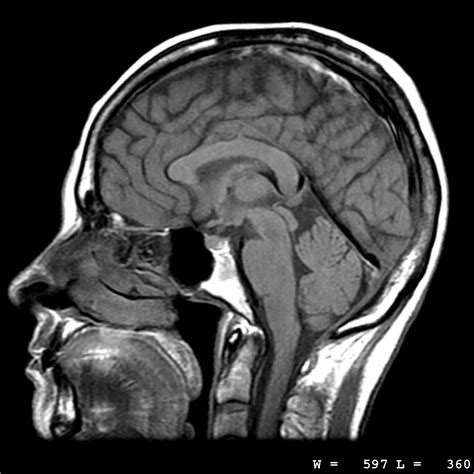
#> input picture assets/brain-scan.jpeg, 474 x 474 px
$ jupyter execute lab2_4.ipynb
#> lines starting #> are read from the running program, lines starting #| are printed output that depends on the picture
[cell 1]
import cv2
import numpy as np
import matplotlib.pyplot as plt

[cell 2]
def plot_image(original, dilated, eroded, gradient):
    plt.figure(figsize=(20, 5))
    plt.subplot(1, 4, 1)
    plt.title('Imagen Original')
    plt.imshow(original, cmap='gray')
    plt.axis('off')

    plt.subplot(1, 4, 2)
    plt.title('Imagen Dilatada')
    plt.imshow(dilated, cmap='gray')
    plt.axis('off')

    plt.subplot(1, 4, 3)
    plt.title('Imagen Erosionada')
    plt.imshow(eroded, cmap='gray')
    plt.axis('off')

    plt.subplot(1, 4, 4)
    plt.title('Gradiente Morfológico')
    plt.imshow(gradient, cmap='gray')
    plt.axis('off')

    plt.show()

[cell 3]
imagen = cv2.imread('assets/brain-scan.jpeg', cv2.IMREAD_GRAYSCALE)
#> imagen: shape (474, 474); min 0, max 255, mean 63
elemento_estructurante = cv2.getStructuringElement(cv2.MORPH_RECT, (5, 5))
imagen_dilatada = cv2.dilate(imagen, elemento_estructurante)
imagen_erosionada = cv2.erode(imagen, elemento_estructurante)
gradiente_morfologico = cv2.subtract(imagen_dilatada, imagen_erosionada)
plot_image(imagen, imagen_dilatada, imagen_erosionada, gradiente_morfologico)
#> in plot_image, `plt.show()`:
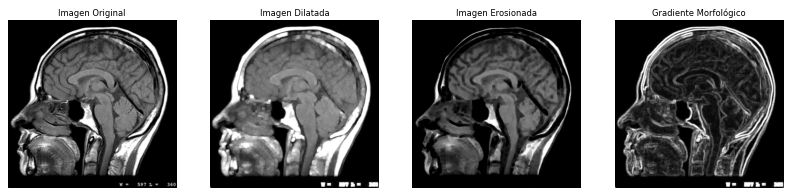
#> figure drawn by matplotlib, 4 panels

[cell 4]
imagen = cv2.imread('assets/rice.jpg', cv2.IMREAD_GRAYSCALE)
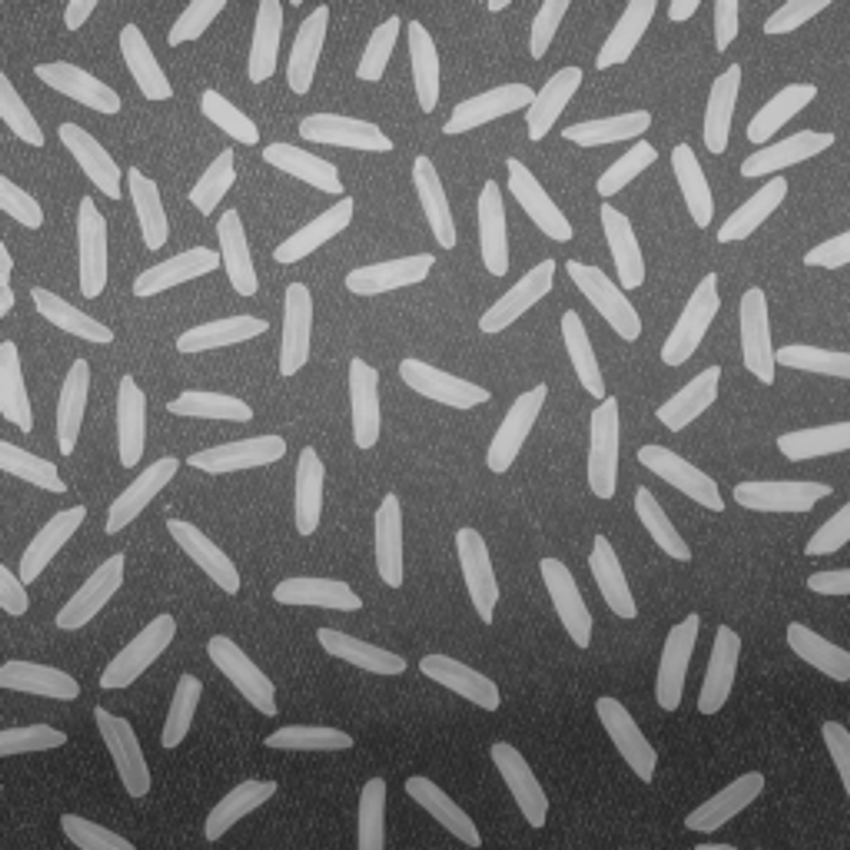
#> input picture assets/rice.jpg, 850 x 850 px
#> imagen is the input picture: shape (850, 850); min 36, max 207, mean 111.3
elemento_estructurante = cv2.getStructuringElement(cv2.MORPH_RECT, (5, 5))
imagen_dilatada = cv2.dilate(imagen, elemento_estructurante)
#> imagen_dilatada: shape (850, 850)
imagen_erosionada = cv2.erode(imagen, elemento_estructurante)
#> imagen_erosionada: shape (850, 850)
gradiente_morfologico = cv2.subtract(imagen_dilatada, imagen_erosionada)
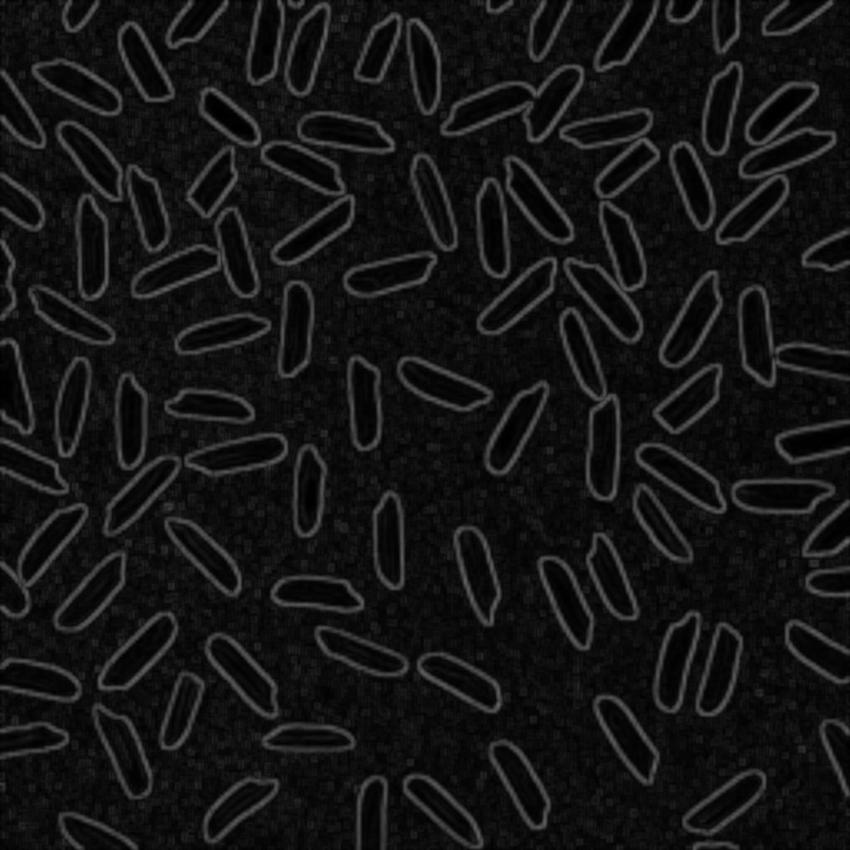
#> gradiente_morfologico: shape (850, 850); min 0, max 102, mean 20.3
plot_image(imagen, imagen_dilatada, imagen_erosionada, gradiente_morfologico)

[cell 5]
imagen = cv2.imread('assets/brain.jpg', cv2.IMREAD_GRAYSCALE)
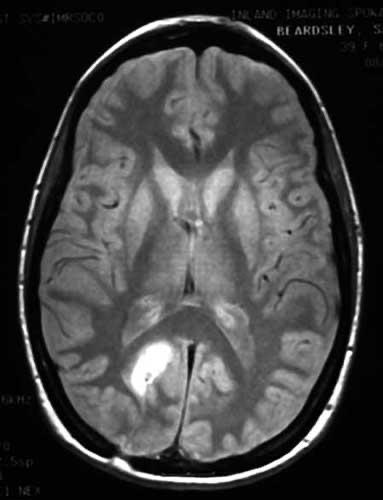
#> input picture assets/brain.jpg, 383 x 500 px
#> imagen is the input picture: shape (500, 383); min 0, max 255, mean 66.4
elemento_estructurante = cv2.getStructuringElement(cv2.MORPH_RECT, (5, 5))
imagen_dilatada = cv2.dilate(imagen, elemento_estructurante)
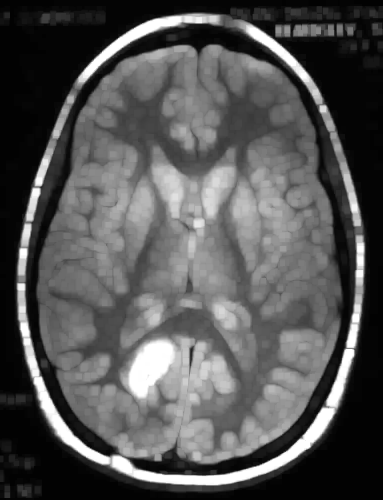
#> imagen_dilatada: shape (500, 383); min 1, max 255, mean 84.8
imagen_erosionada = cv2.erode(imagen, elemento_estructurante)
#> imagen_erosionada: shape (500, 383)
gradiente_morfologico = cv2.subtract(imagen_dilatada, imagen_erosionada)
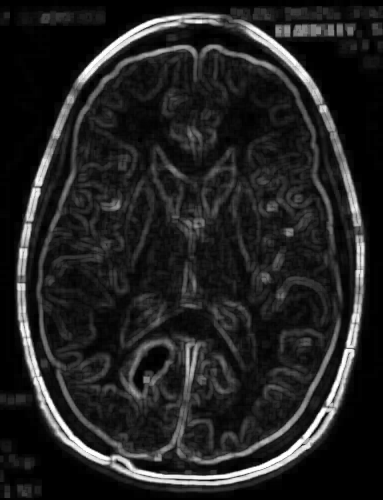
#> gradiente_morfologico: shape (500, 383); min 0, max 255, mean 34.5
plot_image(imagen, imagen_dilatada, imagen_erosionada, gradiente_morfologico)

[cell 6]
imagen = cv2.imread('assets/document.png', cv2.IMREAD_GRAYSCALE)
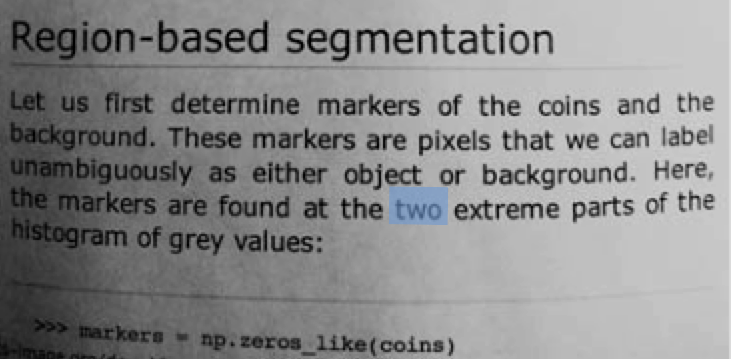
#> input picture assets/document.png, 731 x 359 px
#> imagen: shape (359, 731); min 0, max 219, mean 137.9
elemento_estructurante = cv2.getStructuringElement(cv2.MORPH_RECT, (5, 5))
imagen_dilatada = cv2.dilate(imagen, elemento_estructurante)
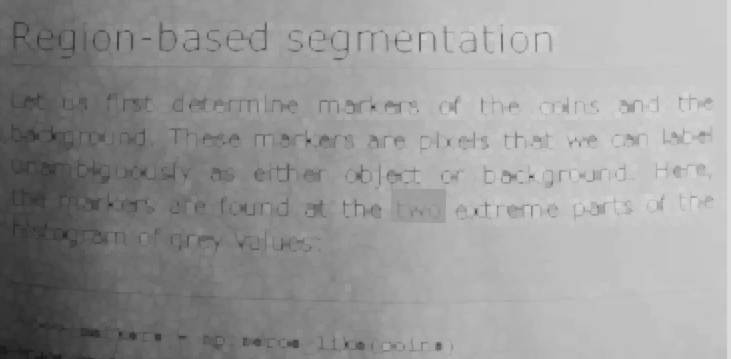
#> imagen_dilatada: shape (359, 731); min 22, max 219, mean 152.4
imagen_erosionada = cv2.erode(imagen, elemento_estructurante)
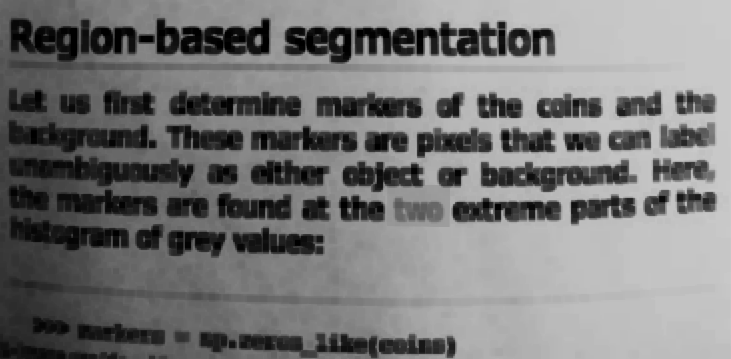
#> imagen_erosionada: shape (359, 731); min 0, max 204, mean 119.4
gradiente_morfologico = cv2.subtract(imagen_dilatada, imagen_erosionada)
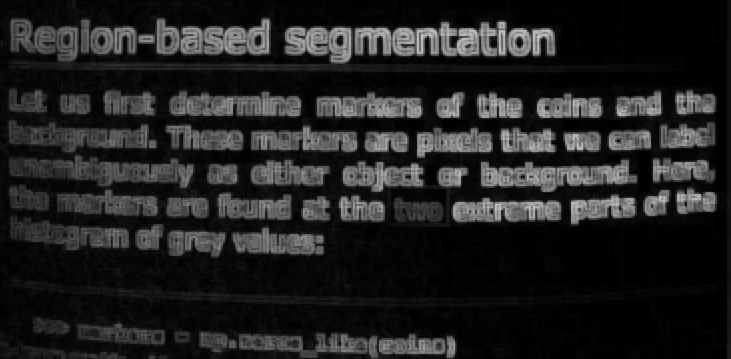
#> gradiente_morfologico: shape (359, 731); min 0, max 205, mean 33
plot_image(imagen, imagen_dilatada, imagen_erosionada, gradiente_morfologico)
